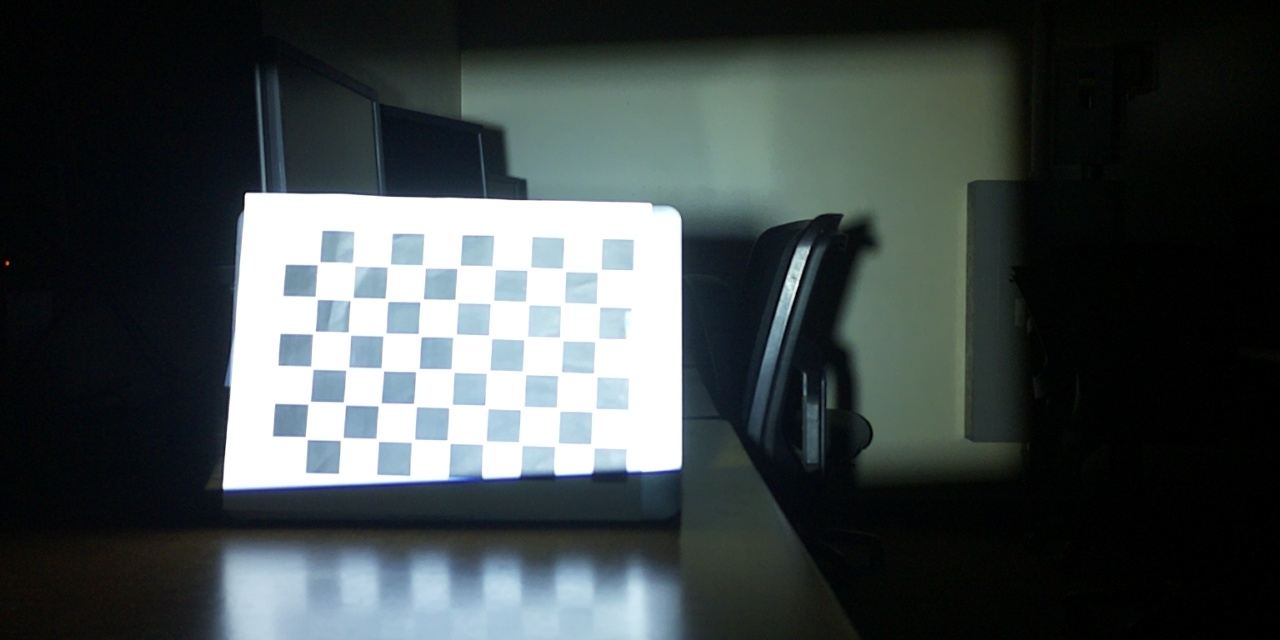
#> input picture ProjectorCameraCalibration/testCalib/0.jpg, 1280 x 640 px; its folder holds only this picture in this run
$ jupyter execute --allow-errors caliNotebook.ipynb
#> lines starting #> are read from the running program, lines starting #| are printed output that depends on the picture
[cell 1]
import os
import glob
os.environ["OPENCV_IO_ENABLE_OPENEXR"]="1"
import cv2
import numpy as np
from natsort import natsorted


# Constants
INPUT_DIR = "testCalib"
OUTPUT_DIR = "decoded"
CHESSBOARD_SIZE = (9, 6)

[cell 2]
def detect_corners(image_path):
#> called with image_path = 'testCalib/0.jpg'
    img = cv2.imread(image_path, cv2.IMREAD_GRAYSCALE)
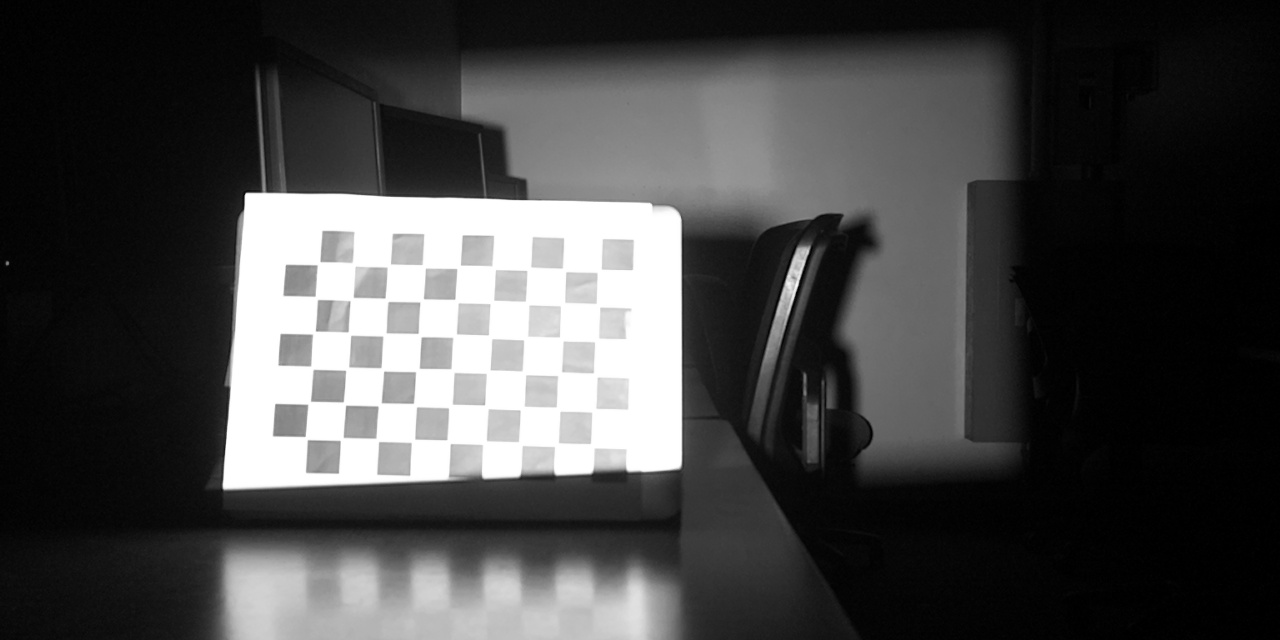
#> img: shape (640, 1280); min 0, max 255, mean 69.8
    ret, corners = cv2.findChessboardCorners(img, CHESSBOARD_SIZE, None)
#> ret = True; corners = 54 rows, first 8: [586, 438], [560, 431], [518, 435], [489, 438], [445, 439], [412.5, 440], [378, 441.6], [342.6, 437.9]
    if ret:
        criteria = (cv2.TERM_CRITERIA_EPS + cv2.TERM_CRITERIA_MAX_ITER, 30, 0.001)
        corners = cv2.cornerSubPix(img, corners, (11, 11), (-1, -1), criteria)
#> corners = 54 rows, first 8: [591.6, 445], [560, 431], [520, 443.2], [484.9, 442.6], [448.4, 441.3], [413.1, 440.7], [377.1, 439.5], [341.6, 439.2]
#> `camera_corners = detect_corners(camera_image_path)`: camera_corners has the same summary as corners in detect_corners
        return corners
    else:
        return None

[cell 3]
def convert_to_projector_coordinates(camera_corners, decoded_x, decoded_y):
    projector_corners = []
    height, width = decoded_x.shape
    for corner in camera_corners:
        x, y = corner.ravel()
        if 0 <= x < width and 0 <= y < height:  # Check bounds
            proj_x = decoded_x[int(y), int(x)]
            proj_y = decoded_y[int(y), int(x)]
            projector_corners.append([[proj_x, proj_y]])
    projector_corners = np.array(projector_corners, dtype=np.float32)
    return projector_corners

[cell 4]
def compute_intrinsics_and_distortion(objpoints, imgpoints, img_shape):
    ret, matrix, dist_coeffs, rvecs, tvecs = cv2.calibrateCamera(objpoints, imgpoints, img_shape, None, None)
    print("ret:", ret)
    print("mtx:", matrix)
    print("dist:", dist_coeffs)
    print("rvecs:", rvecs)
    print("tvecs:", tvecs)
    return matrix, dist_coeffs, rvecs, tvecs

[cell 5]
def perform_stereo_calibration(objpoints, camera_corners, projector_corners, cam_matrix, cam_dist, proj_matrix, proj_dist):
    ret, _, _, _, _, R, T, E, F = cv2.stereoCalibrate(
        objpoints, camera_corners, projector_corners,
        cam_matrix, cam_dist,
        proj_matrix, proj_dist,
        None
    )
    return R, T

[cell 6]
files = sorted(os.listdir(INPUT_DIR), key=lambda x: os.path.getmtime(os.path.join(INPUT_DIR, x)))

# Define the directory name
directory_name = 'testCalib'

# Define the pattern for the filenames
pattern = os.path.join(directory_name, '*.jpg')

files_with_path = glob.glob(pattern)

# Extract just the file names without the full path
file_names = [os.path.basename(file) for file in files_with_path]

# Separate file names based on 'x' and 'y' in their names

# Create an array containing the files
all_files = natsorted(file_names)

# Display the resulting array
print(all_files)

[cell 7]
white_files = files[::3]
print(files)
all_camera_corners = []
all_projector_corners = []
objpoints = []

#> (a cell that did not finish here is left out)

#> (a cell that did not finish here is left out)

#> (a cell that did not finish here is left out)

[cell 11]
print("\nSummary:")
#> (the rest of this cell did not finish here and is left out)

[cell 12]
mean_error = 0
for i in range(len(objpoints)):
    imgpoints2, _ = cv2.projectPoints(objpoints[i], p_rvecs[i], p_tvecs[i], proj_matrix, proj_dist)
    error = cv2.norm(all_projector_corners[i], imgpoints2, cv2.NORM_L2)/len(imgpoints2)
    mean_error += error
#> (the rest of this cell did not finish here and is left out)

[cell 13]
mean_error = 0
for i in range(len(objpoints)):
    imgpoints2, _ = cv2.projectPoints(objpoints[i], c_rvecs[i], c_tvecs[i], cam_matrix, cam_dist)
    error = cv2.norm(all_camera_corners[i], imgpoints2, cv2.NORM_L2)/len(imgpoints2)
    mean_error += error
#> (the rest of this cell did not finish here and is left out)


$ run again, on ProjectorCameraCalibration/testCalib/10.jpg
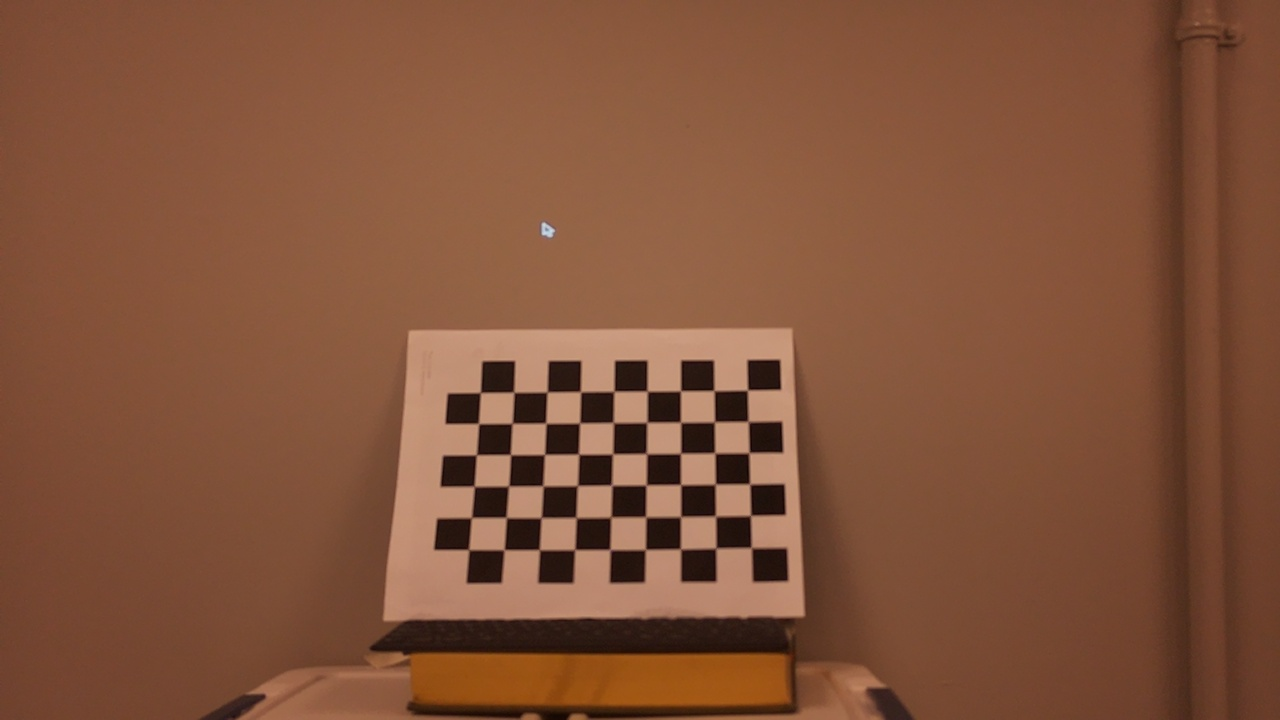
#> input picture ProjectorCameraCalibration/testCalib/10.jpg, 1280 x 720 px
#> in detect_corners, `img = cv2.imread(image_path, cv2.IMREAD_GRAYSCALE)`:
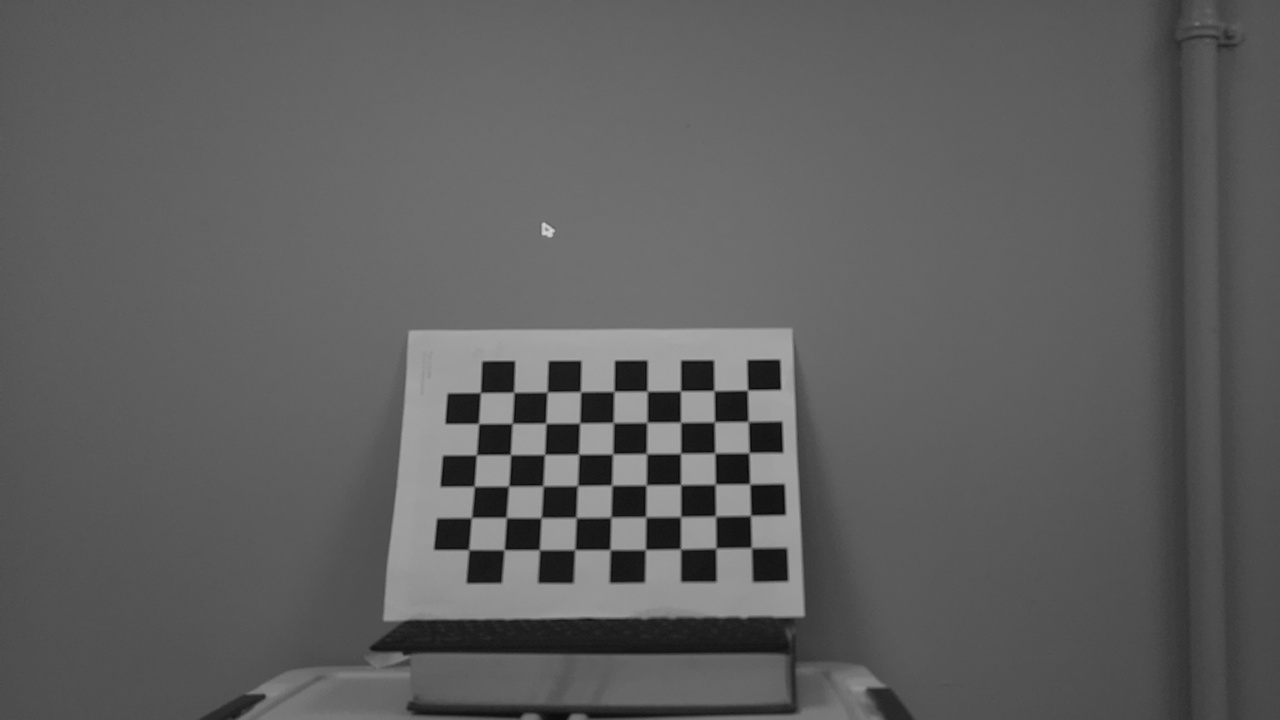
#> img: shape (720, 1280); min 7, max 214, mean 94.2
#> in detect_corners, `ret, corners = cv2.findChessboardCorners(img, CHESSBOARD_SIZE, None)`: ret = True; corners = 54 rows, first 8: [750.8, 547.2], [715.9, 547.7], [680.3, 548.5], [645.9, 548.9], [610, 549.3], [575, 548.7], [539.1, 549.4], [504, 549.9]
#> in detect_corners, `corners = cv2.cornerSubPix(img, corners, (11, 11), (-1, -1), criteria)`: corners = 54 rows, first 8: [751.3, 547.6], [715.8, 548.2], [680.5, 549], [645.3, 549.5], [610, 549.6], [574.7, 549.7], [539.4, 549.7], [504.1, 549.7]
#> camera_corners has the same summary as corners in detect_corners
